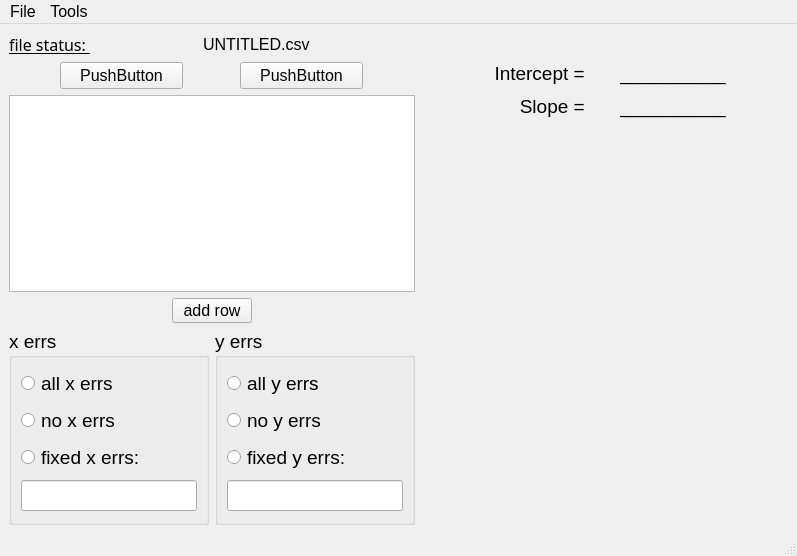
<?xml version="1.0" encoding="UTF-8"?>
<ui version="4.0">
 <class>MnkWindow</class>
 <widget class="QMainWindow" name="MnkWindow">
  <property name="geometry">
   <rect>
    <x>0</x>
    <y>0</y>
    <width>797</width>
    <height>556</height>
   </rect>
  </property>
  <property name="minimumSize">
   <size>
    <width>600</width>
    <height>400</height>
   </size>
  </property>
  <property name="windowTitle">
   <string>MainWindow</string>
  </property>
  <widget class="QWidget" name="centralwidget">
   <layout class="QVBoxLayout" name="verticalLayout_2">
    <item>
     <layout class="QHBoxLayout" name="horizontalLayout">
      <item>
       <widget class="QLabel" name="promptLabel">
        <property name="sizePolicy">
         <sizepolicy hsizetype="Fixed" vsizetype="Preferred">
          <horstretch>0</horstretch>
          <verstretch>0</verstretch>
         </sizepolicy>
        </property>
        <property name="font">
         <font>
          <family>Rockwell</family>
          <pointsize>12</pointsize>
          <underline>true</underline>
         </font>
        </property>
        <property name="text">
         <string>file status: </string>
        </property>
       </widget>
      </item>
      <item>
       <widget class="QLabel" name="labelStatus">
        <property name="sizePolicy">
         <sizepolicy hsizetype="Fixed" vsizetype="Preferred">
          <horstretch>0</horstretch>
          <verstretch>0</verstretch>
         </sizepolicy>
        </property>
        <property name="minimumSize">
         <size>
          <width>100</width>
          <height>0</height>
         </size>
        </property>
        <property name="font">
         <font>
          <pointsize>12</pointsize>
         </font>
        </property>
        <property name="text">
         <string/>
        </property>
       </widget>
      </item>
      <item>
       <widget class="QLabel" name="labelFileName">
        <property name="font">
         <font>
          <pointsize>12</pointsize>
         </font>
        </property>
        <property name="text">
         <string>UNTITLED.csv</string>
        </property>
       </widget>
      </item>
     </layout>
    </item>
    <item>
     <layout class="QHBoxLayout" name="horizontalLayout3">
      <item>
       <layout class="QVBoxLayout" name="verticalLayout">
        <item>
         <layout class="QHBoxLayout" name="horizontalLayout_2">
          <item>
           <widget class="QPushButton" name="fitButton">
            <property name="sizePolicy">
             <sizepolicy hsizetype="Fixed" vsizetype="Fixed">
              <horstretch>0</horstretch>
              <verstretch>0</verstretch>
             </sizepolicy>
            </property>
            <property name="minimumSize">
             <size>
              <width>123</width>
              <height>0</height>
             </size>
            </property>
            <property name="maximumSize">
             <size>
              <width>123</width>
              <height>16777215</height>
             </size>
            </property>
            <property name="font">
             <font>
              <pointsize>12</pointsize>
             </font>
            </property>
            <property name="text">
             <string>PushButton</string>
            </property>
           </widget>
          </item>
          <item>
           <widget class="QPushButton" name="exitButton">
            <property name="sizePolicy">
             <sizepolicy hsizetype="Fixed" vsizetype="Fixed">
              <horstretch>0</horstretch>
              <verstretch>0</verstretch>
             </sizepolicy>
            </property>
            <property name="minimumSize">
             <size>
              <width>123</width>
              <height>0</height>
             </size>
            </property>
            <property name="maximumSize">
             <size>
              <width>123</width>
              <height>16777215</height>
             </size>
            </property>
            <property name="font">
             <font>
              <pointsize>12</pointsize>
             </font>
            </property>
            <property name="text">
             <string>PushButton</string>
            </property>
           </widget>
          </item>
         </layout>
        </item>
        <item>
         <widget class="QTableView" name="tableView">
          <property name="sizePolicy">
           <sizepolicy hsizetype="Preferred" vsizetype="Preferred">
            <horstretch>0</horstretch>
            <verstretch>0</verstretch>
           </sizepolicy>
          </property>
          <property name="minimumSize">
           <size>
            <width>0</width>
            <height>0</height>
           </size>
          </property>
          <property name="maximumSize">
           <size>
            <width>16777215</width>
            <height>16777215</height>
           </size>
          </property>
         </widget>
        </item>
        <item>
         <layout class="QHBoxLayout" name="horizontalLayout_6">
          <item>
           <widget class="QPushButton" name="addRowButton">
            <property name="sizePolicy">
             <sizepolicy hsizetype="Fixed" vsizetype="Fixed">
              <horstretch>0</horstretch>
              <verstretch>0</verstretch>
             </sizepolicy>
            </property>
            <property name="maximumSize">
             <size>
              <width>16777215</width>
              <height>25</height>
             </size>
            </property>
            <property name="font">
             <font>
              <pointsize>12</pointsize>
             </font>
            </property>
            <property name="layoutDirection">
             <enum>Qt::LeftToRight</enum>
            </property>
            <property name="text">
             <string>add row</string>
            </property>
            <property name="flat">
             <bool>false</bool>
            </property>
           </widget>
          </item>
         </layout>
        </item>
        <item>
         <layout class="QHBoxLayout" name="horizontalLayout_7">
          <item>
           <widget class="QGroupBox" name="groupBoxXErrs">
            <property name="font">
             <font>
              <pointsize>14</pointsize>
             </font>
            </property>
            <property name="title">
             <string>x errs</string>
            </property>
            <layout class="QVBoxLayout" name="verticalLayout_6">
             <item>
              <widget class="QRadioButton" name="radioButtonAllXErrs">
               <property name="font">
                <font>
                 <pointsize>14</pointsize>
                </font>
               </property>
               <property name="text">
                <string>all x errs</string>
               </property>
              </widget>
             </item>
             <item>
              <widget class="QRadioButton" name="radioButtonNoXErrs">
               <property name="font">
                <font>
                 <pointsize>14</pointsize>
                </font>
               </property>
               <property name="text">
                <string>no x errs</string>
               </property>
              </widget>
             </item>
             <item>
              <widget class="QRadioButton" name="radioButtonFixedXErrs">
               <property name="font">
                <font>
                 <pointsize>14</pointsize>
                </font>
               </property>
               <property name="text">
                <string>fixed x errs:</string>
               </property>
              </widget>
             </item>
             <item>
              <widget class="QLineEdit" name="lineEditXFixedErr">
               <property name="font">
                <font>
                 <pointsize>14</pointsize>
                </font>
               </property>
               <property name="readOnly">
                <bool>false</bool>
               </property>
              </widget>
             </item>
            </layout>
           </widget>
          </item>
          <item>
           <widget class="QGroupBox" name="groupBoxYErrs">
            <property name="font">
             <font>
              <pointsize>14</pointsize>
             </font>
            </property>
            <property name="title">
             <string>y errs</string>
            </property>
            <layout class="QVBoxLayout" name="verticalLayout_5">
             <item>
              <widget class="QRadioButton" name="radioButtonAllYErrs">
               <property name="font">
                <font>
                 <pointsize>14</pointsize>
                </font>
               </property>
               <property name="text">
                <string>all y errs</string>
               </property>
              </widget>
             </item>
             <item>
              <widget class="QRadioButton" name="radioButtonNoYErrs">
               <property name="font">
                <font>
                 <pointsize>14</pointsize>
                </font>
               </property>
               <property name="text">
                <string>no y errs</string>
               </property>
              </widget>
             </item>
             <item>
              <widget class="QRadioButton" name="radioButtonFixedYErrs">
               <property name="font">
                <font>
                 <pointsize>14</pointsize>
                </font>
               </property>
               <property name="text">
                <string>fixed y errs:</string>
               </property>
              </widget>
             </item>
             <item>
              <widget class="QLineEdit" name="lineEditYFixedErr">
               <property name="font">
                <font>
                 <pointsize>14</pointsize>
                </font>
               </property>
               <property name="readOnly">
                <bool>false</bool>
               </property>
              </widget>
             </item>
            </layout>
           </widget>
          </item>
         </layout>
        </item>
       </layout>
      </item>
      <item>
       <layout class="QVBoxLayout" name="verticalLayout_3">
        <item>
         <layout class="QVBoxLayout" name="verticalLayout_4">
          <item>
           <layout class="QHBoxLayout" name="horizontalLayout_4">
            <property name="spacing">
             <number>30</number>
            </property>
            <property name="sizeConstraint">
             <enum>QLayout::SetFixedSize</enum>
            </property>
            <item>
             <widget class="QLabel" name="label_4">
              <property name="sizePolicy">
               <sizepolicy hsizetype="Expanding" vsizetype="Fixed">
                <horstretch>0</horstretch>
                <verstretch>0</verstretch>
               </sizepolicy>
              </property>
              <property name="font">
               <font>
                <pointsize>14</pointsize>
               </font>
              </property>
              <property name="text">
               <string>Intercept = </string>
              </property>
              <property name="alignment">
               <set>Qt::AlignRight|Qt::AlignTrailing|Qt::AlignVCenter</set>
              </property>
             </widget>
            </item>
            <item>
             <widget class="QLabel" name="label_intercept">
              <property name="sizePolicy">
               <sizepolicy hsizetype="Expanding" vsizetype="Fixed">
                <horstretch>0</horstretch>
                <verstretch>0</verstretch>
               </sizepolicy>
              </property>
              <property name="font">
               <font>
                <pointsize>14</pointsize>
               </font>
              </property>
              <property name="text">
               <string>__________</string>
              </property>
             </widget>
            </item>
           </layout>
          </item>
          <item>
           <layout class="QHBoxLayout" name="horizontalLayout_5">
            <property name="spacing">
             <number>30</number>
            </property>
            <property name="sizeConstraint">
             <enum>QLayout::SetFixedSize</enum>
            </property>
            <property name="bottomMargin">
             <number>0</number>
            </property>
            <item>
             <widget class="QLabel" name="label">
              <property name="sizePolicy">
               <sizepolicy hsizetype="Expanding" vsizetype="Fixed">
                <horstretch>0</horstretch>
                <verstretch>0</verstretch>
               </sizepolicy>
              </property>
              <property name="minimumSize">
               <size>
                <width>0</width>
                <height>30</height>
               </size>
              </property>
              <property name="maximumSize">
               <size>
                <width>16777215</width>
                <height>30</height>
               </size>
              </property>
              <property name="font">
               <font>
                <pointsize>14</pointsize>
               </font>
              </property>
              <property name="layoutDirection">
               <enum>Qt::LeftToRight</enum>
              </property>
              <property name="text">
               <string>Slope = </string>
              </property>
              <property name="alignment">
               <set>Qt::AlignRight|Qt::AlignTrailing|Qt::AlignVCenter</set>
              </property>
             </widget>
            </item>
            <item>
             <widget class="QLabel" name="label_slope">
              <property name="sizePolicy">
               <sizepolicy hsizetype="Expanding" vsizetype="Fixed">
                <horstretch>0</horstretch>
                <verstretch>0</verstretch>
               </sizepolicy>
              </property>
              <property name="minimumSize">
               <size>
                <width>0</width>
                <height>30</height>
               </size>
              </property>
              <property name="maximumSize">
               <size>
                <width>16777215</width>
                <height>30</height>
               </size>
              </property>
              <property name="font">
               <font>
                <pointsize>14</pointsize>
               </font>
              </property>
              <property name="text">
               <string>__________</string>
              </property>
             </widget>
            </item>
           </layout>
          </item>
         </layout>
        </item>
        <item>
         <layout class="QHBoxLayout" name="horizontalLayout_3">
          <item>
           <spacer name="verticalSpacer">
            <property name="orientation">
             <enum>Qt::Vertical</enum>
            </property>
            <property name="sizeHint" stdset="0">
             <size>
              <width>1</width>
              <height>40</height>
             </size>
            </property>
           </spacer>
          </item>
         </layout>
        </item>
       </layout>
      </item>
     </layout>
    </item>
   </layout>
  </widget>
  <widget class="QMenuBar" name="menubar">
   <property name="geometry">
    <rect>
     <x>0</x>
     <y>0</y>
     <width>797</width>
     <height>32</height>
    </rect>
   </property>
   <property name="sizePolicy">
    <sizepolicy hsizetype="MinimumExpanding" vsizetype="Minimum">
     <horstretch>0</horstretch>
     <verstretch>0</verstretch>
    </sizepolicy>
   </property>
   <property name="font">
    <font>
     <pointsize>12</pointsize>
    </font>
   </property>
   <widget class="QMenu" name="menuFile">
    <property name="font">
     <font>
      <pointsize>12</pointsize>
     </font>
    </property>
    <property name="title">
     <string>File</string>
    </property>
    <addaction name="actionOpen"/>
    <addaction name="actionSave"/>
    <addaction name="actionSaveAs"/>
    <addaction name="actionClose"/>
   </widget>
   <widget class="QMenu" name="menuTools">
    <property name="title">
     <string>Tools</string>
    </property>
    <addaction name="actionScreenCapture"/>
   </widget>
   <addaction name="menuFile"/>
   <addaction name="menuTools"/>
  </widget>
  <widget class="QStatusBar" name="statusbar"/>
  <action name="actionOpen">
   <property name="text">
    <string>Open</string>
   </property>
   <property name="font">
    <font>
     <pointsize>12</pointsize>
    </font>
   </property>
  </action>
  <action name="actionSave">
   <property name="text">
    <string>Save</string>
   </property>
   <property name="font">
    <font>
     <pointsize>12</pointsize>
    </font>
   </property>
  </action>
  <action name="actionClose">
   <property name="text">
    <string>Close</string>
   </property>
   <property name="font">
    <font>
     <pointsize>12</pointsize>
    </font>
   </property>
  </action>
  <action name="actionSaveAs">
   <property name="text">
    <string>Save as</string>
   </property>
   <property name="font">
    <font>
     <pointsize>12</pointsize>
    </font>
   </property>
  </action>
  <action name="actionScreenCapture">
   <property name="text">
    <string>Screen Capture</string>
   </property>
   <property name="font">
    <font>
     <pointsize>12</pointsize>
    </font>
   </property>
  </action>
 </widget>
 <resources/>
 <connections/>
</ui>
